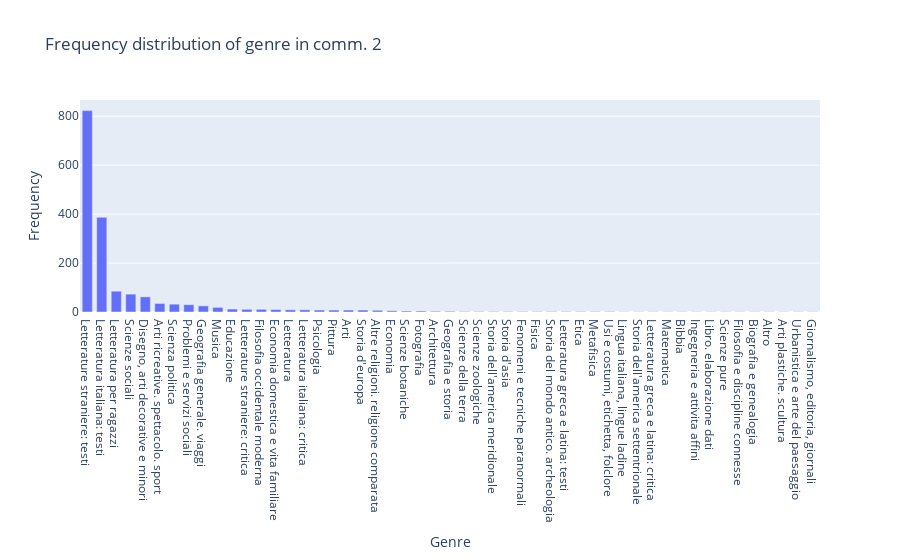

Source (notebook cell):
### Code cell
#distribution per frequency
GenreFreq1 = pd.DataFrame(columns=['Genre', 'Frequency'])
for count, el in enumerate(cntGenre2.most_common()):
    new_row = {'Genre': el[0], 'Frequency': el[1]}
    GenreFreq1 = GenreFreq1.append(new_row, ignore_index=True)

fig4 = px.bar(GenreFreq1, x="Genre", y="Frequency", title = 'Frequency distribution of genre in comm. 2')
fig4.update_layout(bargap=0.3)
fig4.show()

### Figure 1 — Plotly figure (JSON) as saved in the notebook; plotly's stock layout.template omitted (floating-point values rounded to 4 significant figures)
{"data": [{"alignmentgroup": "True", "hovertemplate": "Genre=%{x}<br>Frequency=%{y}<extra></extra>", "legendgroup": "", "marker": {"color": "#636efa", "pattern": {"shape": ""}}, "name": "", "offsetgroup": "", "orientation": "v", "showlegend": false, "textposition": "auto", "x": ["Letterature straniere: testi", "Letteratura italiana: testi", "Letteratura per ragazzi", "Scienze sociali", "Disegno, arti decorative e minori", "Arti ricreative. spettacolo. sport", "Scienza politica", "Problemi e servizi sociali", "Geografia generale. viaggi", "Musica", "Educazione", "Letterature straniere: critica", "Filosofia occidentale moderna", "Economia domestica e vita familiare", "Letteratura", "Letteratura italiana: critica", "Psicologia", "Pittura", "Arti", "Storia d'europa", "Altre religioni. religione comparata", "Economia", "Scienze botaniche", "Fotografia", "Architettura", "Geografia e storia", "Scienze della terra", "Scienze zoologiche", "Storia dell'america meridionale", "Storia d'asia", "Fenomeni e tecniche paranormali", "Fisica", "Storia del mondo antico. archeologia", "Letteratura greca e latina: testi", "Etica", "Metafisica", "Usi e costumi, etichetta, folclore", "Lingua italiana, lingue ladine", "Storia dell'america settentrionale", "Letteratura greca e latina: critica", "Matematica", "Bibbia", "Ingegneria e attivita affini", "Libro. elaborazione dati", "Scienze pure", "Filosofia e discipline connesse", "Biografia e genealogia", "Altro", "Arti plastiche. scultura", "Urbanistica e arte del paesaggio", "Giornalismo, editoria, giornali"], "xaxis": "x", "y": [823, 387, 85, 73, 62, 35, 32, 30, 25, 19, 12, 11, 11, 10, 9, 9, 8, 8, 8, 8, 7, 5, 4, 4, 3, 3, 2, 2, 2, 2, 2, 2, 2, 2, 2, 2, 2, 1, 1, 1, 1, 1, 1, 1, 1, 1, 1, 1, 1, 1, 1], "yaxis": "y", "type": "bar"}], "layout": {"xaxis": {"anchor": "y", "domain": [0.0, 1.0], "title": {"text": "Genre"}}, "yaxis": {"anchor": "x", "domain": [0.0, 1.0], "title": {"text": "Frequency"}}, "legend": {"tracegroupgap": 0}, "title": {"text": "Frequency distribution of genre in comm. 2"}, "barmode": "relative", "bargap": 0.3}}
